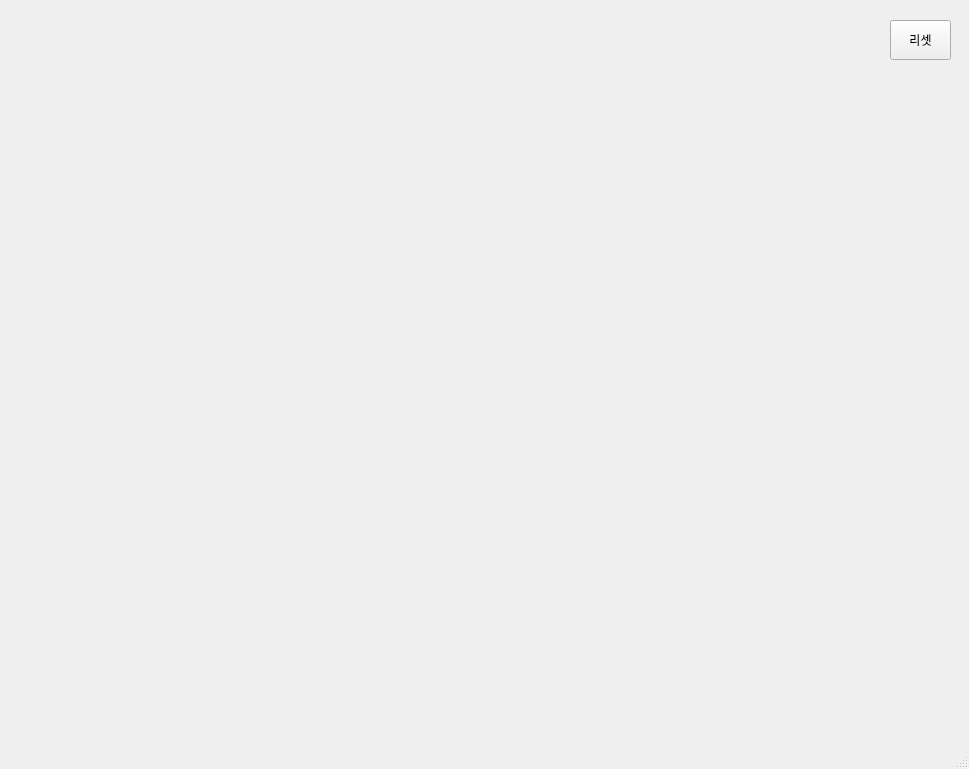
<?xml version="1.0" encoding="UTF-8"?>
<ui version="4.0">
 <class>MainWindow</class>
 <widget class="QMainWindow" name="MainWindow">
  <property name="geometry">
   <rect>
    <x>0</x>
    <y>0</y>
    <width>969</width>
    <height>769</height>
   </rect>
  </property>
  <property name="windowTitle">
   <string>MainWindow</string>
  </property>
  <widget class="QWidget" name="centralwidget">
   <widget class="QPushButton" name="pbReset">
    <property name="geometry">
     <rect>
      <x>890</x>
      <y>20</y>
      <width>61</width>
      <height>40</height>
     </rect>
    </property>
    <property name="toolTip">
     <string>2,3</string>
    </property>
    <property name="text">
     <string>리셋</string>
    </property>
    <property name="iconSize">
     <size>
      <width>40</width>
      <height>40</height>
     </size>
    </property>
   </widget>
  </widget>
  <widget class="QMenuBar" name="menubar">
   <property name="geometry">
    <rect>
     <x>0</x>
     <y>0</y>
     <width>969</width>
     <height>26</height>
    </rect>
   </property>
  </widget>
  <widget class="QStatusBar" name="statusbar"/>
 </widget>
 <resources/>
 <connections/>
</ui>
